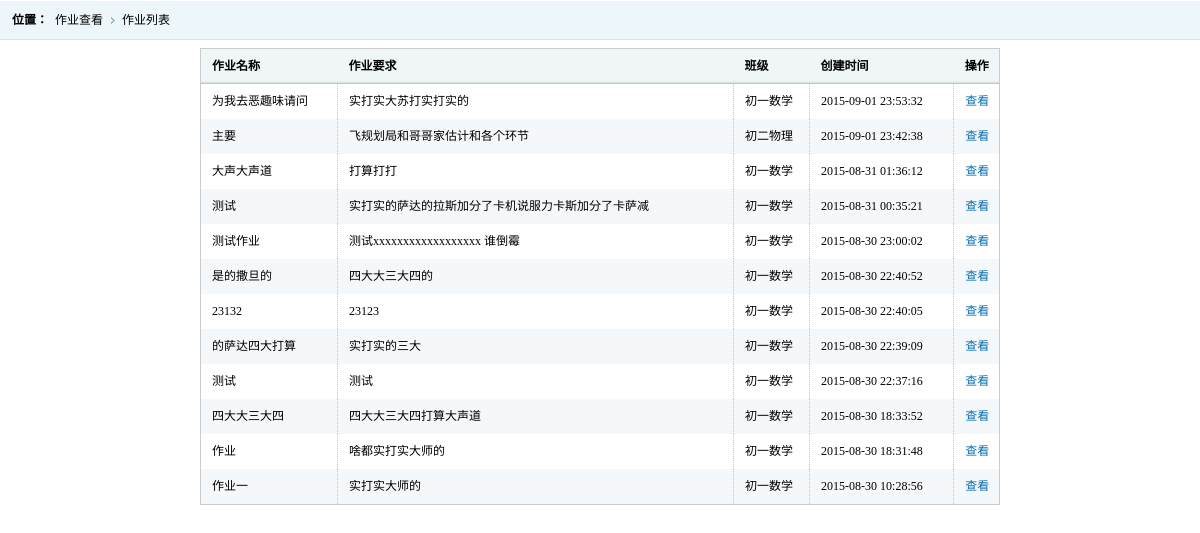
The app's page /teacherviews/teacherhmworks.php (signed in) with its own data.
### tables this page shows
CREATE TABLE `hw_hmwork` (
  `hmworkid` int(11) NOT NULL AUTO_INCREMENT,
  `hmworktitle` varchar(1024) DEFAULT NULL,
  `hmworkrequire` varchar(4096) DEFAULT NULL,
  `hmworkcontent` text,
  `hmworkstate` int(11) DEFAULT NULL,
  `hwclassid` int(11) DEFAULT NULL,
  `teacherid` int(11) DEFAULT NULL,
  `createtime` varchar(32) DEFAULT NULL,
  PRIMARY KEY (`hmworkid`)
);

CREATE TABLE `hw_class` (
  `hwclassid` int(11) NOT NULL AUTO_INCREMENT,
  `hwclassname` varchar(256) DEFAULT NULL,
  `hwclassdesc` varchar(2048) DEFAULT NULL,
  `classtime` timestamp NULL DEFAULT NULL ON UPDATE CURRENT_TIMESTAMP,
  PRIMARY KEY (`hwclassid`)
);

### common.php (called while the page is built, shortened)
<?php
function getloginuser()
{
    $se = $_SESSION['userinfo'];
    $user = new hwuser();
    $user->userid = $se['userid'];
    $user->username = $se['username'];
    $user->userpassword = $se['userpassword'];
    $user->userdisplay = $se['userdisplay'];
    $user->usertype = $se['usertype'];
    return $user;
}
?>

### phplibs/db.php (called while the page is built, shortened)
<?php
class DB
{
    private $link_id;
    private $is_log;
    private $time;
    public function __construct()
    {
        $this->time = $this->microtime_float();
        require ("config.db.php");
        $this->is_log = $db_config["log"];
        if ($this->is_log) {
            $handle = fopen($db_config["logfilepath"] . "dblog.txt", "a+");
            $this->handle = $handle;
        }
    }
    public function connect($dbhost, $dbuser, $dbpw, $dbname, $pconnect = 0, $charset =
        'utf8')
    {
        if ($pconnect == 0) {
            $this->link_id = @mysql_connect($dbhost, $dbuser, $dbpw, true);
            if (!$this->link_id) {
                $this->halt("数据库连接失败");
            }
        } else {
            $this->link_id = @mysql_pconnect($dbhost, $dbuser, $dbpw);
        }
    }
    public function query($sql)
    {
        $query = mysql_query($sql, $this->link_id);
        return $query;
    }
    public function free_result()
    {
        $void = func_get_args();
    }
    public function __destruct()
    {
        $use_time = ($this->microtime_float()) - ($this->time);
    }
    public function write_log($msg = '')
    {
        if ($this->is_log) {
            $text = date("Y-m-d H:i:s") . " " . $msg . "\r\n";
        }
    }
    public function microtime_float()
    {
        list($usec, $sec) = explode(" ", microtime());
        return ((float)$usec + (float)$sec);
    }
}
?>

### phplibs/config.db.php (called while the page is built)
<?php
    $db_config["hostname"] = "localhost";
    $db_config["username"] = "root";
    $db_config["password"] = "";
    $db_config["database"] = "homework";
    $db_config["charset"] = "utf8";
    $db_config["pconnect"] = 1;
    $db_config["log"] = 1;
    $db_config["logfilepath"] = './';
?>

### phplibs/hmworkhelper.php (called while the page is built, shortened)
<?php
require_once ('db.php');
class hmwork
{
    function setvalues($row)
    {
        if (isset($row['hmworkid']))
            $this->hmworkid = $row['hmworkid'];
        if (isset($row['hmworktitle']))
            $this->hmworktitle = $row['hmworktitle'];
        if (isset($row['hmworkrequire']))
            $this->hmworkrequire = $row['hmworkrequire'];
        if (isset($row['createtime']))
            $this->createtime = $row['createtime'];
        if (isset($row['hwclassname']))
            $this->hwclassname = $row['hwclassname'];
    }
    public static function gethmworkbyteachernoc($teacherid)
    {
        $sql = "SELECT a.hmworkid,a.hmworktitle,a.hmworkstate,a.hwclassid,
        a.createtime,a.hmworkrequire,a.teacherid,b.hwclassname
        FROM hw_hmwork a,hw_class b
        WHERE a.hwclassid = b.hwclassid and a.teacherid = " . $teacherid . "
        ORDER BY a.hmworkid DESC";
        $db = new DB();
        $query = $db->query($sql);
        $rc = array();
        while ($row = mysql_fetch_array($query, MYSQL_ASSOC)) {
            $info = new hmwork();
            $info->setvalues($row);
            $rc[] = $info;
        }
        return $rc;
    }
}
?>

### teacherviews/teacherhmworks.php (the view, shortened to what this page needs)
<?php
require_once ("../common.php");
require_once ("../phplibs/hmworkhelper.php");
?>
<!DOCTYPE html PUBLIC "-//W3C//DTD XHTML 1.0 Transitional//EN" "http://www.w3.org/TR/xhtml1/DTD/xhtml1-transitional.dtd">
<html xmlns="http://www.w3.org/1999/xhtml">
<head>
<link href="../styles/css/style.css" rel="stylesheet" type="text/css" />
</head>
<body>
<div class="place">
    <span>位置：</span>
    <ul class="placeul">
    <li>作业查看</li>
    <li>作业列表</li>
    </ul>
</div>
<div class="mainframeinfo">
<table class="tablelist">
    <thead>
    <tr>
        <th>作业名称</th>
        <th>作业要求</th>
		<th>班级</th>
        <th>创建时间</th>
        <th>操作</th>
    </tr>
    </thead>
    <tbody>
<?php
$user = getloginuser();
if ($user->usertype == USERTEACHER) {
    $hmwks = hmwork::gethmworkbyteachernoc($user->userid);
    if ($hmwks != null) {
        foreach ($hmwks as $hk) {
            echo "<tr>
            <td>" . $hk->hmworktitle . "</td>
            <td>" . mb_substr($hk->hmworkrequire,0,25,'utf-8') . "</td>
            <td>" . $hk->hwclassname . "</td>
            <td>" . $hk->createtime . "</td>
            <td><a href=\"../commonviews/showhmwork.php?id=".$hk->hmworkid."\" class=\"tablelink\">查看</a></td>
            </tr>";
        }
    }
}
?>
</tbody>
</table>
</div>
</body>
</html>

### styles/css/style.css (style rules this page uses)
* { font-size:9pt;border:0;margin:0;padding:0; }
body { font-family:'微软雅黑'; margin:0 auto;min-width:980px; }
ul { display:block;margin:0;padding:0;list-style:none; }
li { display:block;margin:0;padding:0;list-style: none; }
dl,dt,dd,span { margin:0;padding:0;display:block; }
a,a:focus { text-decoration:none;color:#000;outline:none;blr:expression(this.onFocus=this.blur()); }
table { border-collapse:collapse;border-spacing: 0; }
.place { height:40px; background:url(../images/righttop.gif) repeat-x; }
.place span { line-height:40px; font-weight:bold;float:left; margin-left:12px; }
.placeul li { float:left; line-height:40px; padding-left:7px; padding-right:12px; background:url(../images/rlist.gif) no-repeat right; }
.placeul li:last-child { background:none; }
.mainframeinfo { padding:8px 200px; }
.tablelist { border:solid 1px #cbcbcb; width:100%; clear:both; }
.tablelist th { background:url(../images/th.gif) repeat-x; height:34px; line-height:34px; border-bottom:solid 1px #b6cad2; text-indent:11px; text-align:left; }
.tablelist td { line-height:35px; text-indent:11px; border-right: dotted 1px #c7c7c7; }
.tablelink { color:#056dae; }
.tablelist tbody tr.odd { background:#f5f8fa; }

### records on screen
hw_hmwork: hmworktitle "为我去恶趣味请问", hmworkrequire "实打实大苏打实打实的", hwclassid.hwclassname "初一数学", createtime "2015-09-01 23:53:32"
hw_hmwork: hmworktitle "主要", hmworkrequire "飞规划局和哥哥家估计和各个环节", hwclassid.hwclassname "初二物理", createtime "2015-09-01 23:42:38"
hw_hmwork: hmworktitle "大声大声道", hmworkrequire "打算打打", hwclassid.hwclassname "初一数学", createtime "2015-08-31 01:36:12"
hw_hmwork: hmworktitle "测试", hmworkrequire "实打实的萨达的拉斯加分了卡机说服力卡斯加分了卡萨减", hwclassid.hwclassname "初一数学", createtime "2015-08-31 00:35:21"
hw_hmwork: hmworktitle "测试作业", hmworkrequire "测试xxxxxxxxxxxxxxxxxx 谁倒霉", hwclassid.hwclassname "初一数学", createtime "2015-08-30 23:00:02"
hw_hmwork: hmworktitle "是的撒旦的", hmworkrequire "四大大三大四的", hwclassid.hwclassname "初一数学", createtime "2015-08-30 22:40:52"
hw_hmwork: hmworktitle "23132", hmworkrequire "23123", hwclassid.hwclassname "初一数学", createtime "2015-08-30 22:40:05"
hw_hmwork: hmworktitle "的萨达四大打算", hmworkrequire "实打实的三大", hwclassid.hwclassname "初一数学", createtime "2015-08-30 22:39:09"
hw_hmwork: hmworktitle "测试", hmworkrequire "测试", hwclassid.hwclassname "初一数学", createtime "2015-08-30 22:37:16"
hw_hmwork: hmworktitle "四大大三大四", hmworkrequire "四大大三大四打算大声道", hwclassid.hwclassname "初一数学", createtime "2015-08-30 18:33:52"
hw_hmwork: hmworktitle "作业", hmworkrequire "啥都实打实大师的", hwclassid.hwclassname "初一数学", createtime "2015-08-30 18:31:48"
hw_hmwork: hmworktitle "作业一", hmworkrequire "实打实大师的", hwclassid.hwclassname "初一数学", createtime "2015-08-30 10:28:56"
